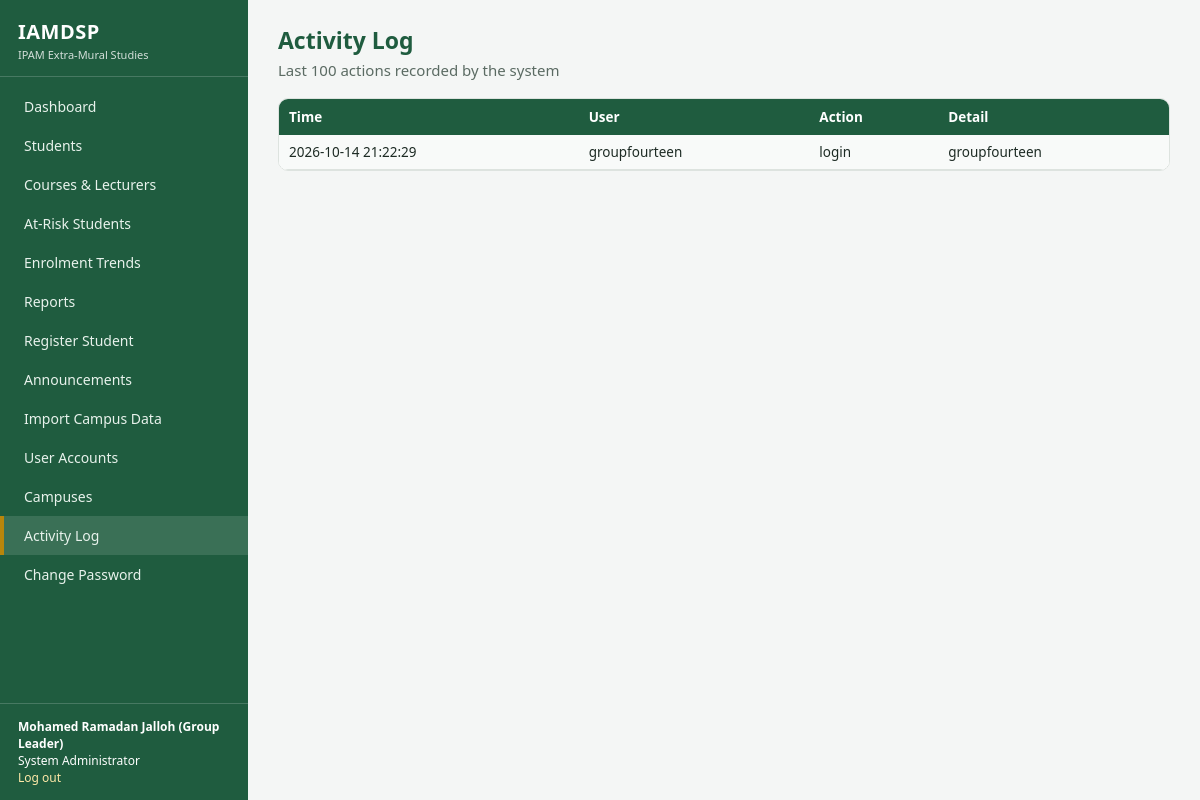
The page /admin/audit (signed in) on the database its author committed.
### tables this page shows
CREATE TABLE users (
    id INTEGER PRIMARY KEY AUTOINCREMENT,
    username TEXT NOT NULL UNIQUE,
    password_hash TEXT NOT NULL,
    full_name TEXT NOT NULL,
    role TEXT NOT NULL CHECK (role IN ('sysadmin','management','coordinator','lecturer','student')),
    campus_id INTEGER REFERENCES campuses(id),
    student_id INTEGER REFERENCES students(id),
    active INTEGER NOT NULL DEFAULT 1
);

CREATE TABLE audit_log (
    id INTEGER PRIMARY KEY AUTOINCREMENT,
    user_id INTEGER,
    action TEXT NOT NULL,
    detail TEXT,
    at TEXT NOT NULL DEFAULT (datetime('now'))
);

### app.py (the view)
@app.route("/admin/audit")
@login_required("sysadmin")
def admin_audit():
    rows = conn().execute("""SELECT a.*, u.username FROM audit_log a LEFT JOIN users u ON u.id=a.user_id ORDER BY a.id DESC LIMIT 100""").fetchall()
    return render_template("admin_audit.html", rows=rows)

### app.py (called while the page is built)
def conn():
    if "db" not in g:
        g.db = db.get_db()
    return g.db

@app.before_request
def load_user():
    g.user = None
    if "uid" in session:
        g.user = conn().execute("SELECT * FROM users WHERE id=? AND active=1", (session["uid"],)).fetchone()
        if g.user is None:
            session.clear()
    if request.method == "POST":
        token = session.get("csrf")
        if not token or token != request.form.get("csrf_token"):
            abort(400, "Invalid form token. Go back, refresh the page and try again.")

@app.context_processor
def inject():
    if "csrf" not in session:
        session["csrf"] = secrets.token_hex(16)
    return {"user": g.get("user"), "role_labels": ROLE_LABELS, "csrf_token": session["csrf"],
            "current_term": config.CURRENT_TERM, "grade": analytics.grade}

def login_required(*roles):
    def deco(fn):
        @wraps(fn)
        def wrapper(*a, **kw):
            if g.user is None:
                return redirect(url_for("login", next=request.path))
            if roles and g.user["role"] not in roles:
                abort(403)
            return fn(*a, **kw)
        return wrapper
    return deco

### db.py (called while the page is built)
def get_db():
    conn = sqlite3.connect(config.DATABASE)
    conn.row_factory = sqlite3.Row
    conn.execute("PRAGMA foreign_keys = ON")
    return conn

### templates/admin_audit.html
{% extends "base.html" %}{% block title %}Activity Log{% endblock %}
{% block content %}<h1>Activity Log</h1><p class="sub">Last 100 actions recorded by the system</p>
<div class="tablewrap"><table><tr><th>Time</th><th>User</th><th>Action</th><th>Detail</th></tr>{% for a in rows %}<tr><td>{{ a.at }}</td><td>{{ a.username or '-' }}</td><td>{{ a.action }}</td><td>{{ a.detail }}</td></tr>{% endfor %}</table></div>{% endblock %}

### templates/base.html (shortened to what this page needs)
<!doctype html><html lang="en"><head><meta charset="utf-8">
<link rel="stylesheet" href="{{ url_for('static', filename='style.css') }}"></head><body>
{% if user %}<div class="layout">
<aside class="sidebar">
 <div class="brand"><b>IAMDSP</b><small>IPAM Extra-Mural Studies</small></div>
 <nav>
  {% set r = user['role'] %}
  {% if r != 'student' %}<a href="{{ url_for('dashboard') }}" class="{{ 'active' if request.endpoint=='dashboard' }}">Dashboard</a>{% endif %}
  {% if r in ('sysadmin','management','coordinator') %}
   <a href="{{ url_for('students') }}" class="{{ 'active' if request.endpoint in ('students','student_detail') }}">Students</a>
   <a href="{{ url_for('courses') }}" class="{{ 'active' if request.endpoint=='courses' }}">Courses &amp; Lecturers</a>
   <a href="{{ url_for('at_risk') }}" class="{{ 'active' if request.endpoint=='at_risk' }}">At-Risk Students</a>
   <a href="{{ url_for('trends') }}" class="{{ 'active' if request.endpoint=='trends' }}">Enrolment Trends</a>
   <a href="{{ url_for('reports') }}" class="{{ 'active' if request.endpoint=='reports' }}">Reports</a>{% endif %}
  {% if r in ('sysadmin','coordinator') %}<a href="{{ url_for('student_new') }}" class="{{ 'active' if request.endpoint=='student_new' }}">Register Student</a>{% endif %}
  <a href="{{ url_for('announcements') }}" class="{{ 'active' if request.endpoint=='announcements' }}">Announcements</a>
  {% if r == 'sysadmin' %}
   <a href="{{ url_for('import_students') }}" class="{{ 'active' if request.endpoint=='import_students' }}">Import Campus Data</a>
   <a href="{{ url_for('admin_users') }}" class="{{ 'active' if request.endpoint=='admin_users' }}">User Accounts</a>
   <a href="{{ url_for('admin_campuses') }}" class="{{ 'active' if request.endpoint=='admin_campuses' }}">Campuses</a>
   <a href="{{ url_for('admin_audit') }}" class="{{ 'active' if request.endpoint=='admin_audit' }}">Activity Log</a>{% endif %}
  <a href="{{ url_for('account') }}">Change Password</a>
 </nav>
 <div class="who"><b>{{ user['full_name'] }}</b><br>{{ role_labels[user['role']] }}<br><a href="{{ url_for('logout') }}">Log out</a></div>
</aside><main class="main">
{% else %}<div>{% endif %}
{% block content %}{% endblock %}
{% if user %}</main></div>{% else %}</div>{% endif %}
</body></html>

### static/style.css (style rules this page uses)
:root { --green:#1f5c3f;--green2:#2d7a55;--gold:#b8860b;--bg:#f4f6f5;--ink:#1d2b24;--line:#dde3df;--red:#b5413a;--amber:#c27a00 }
* { box-sizing:border-box }
body { margin:0;font-family:"Segoe UI",Arial,sans-serif;background:var(--bg);color:var(--ink);font-size:15px }
a { color:var(--green2);text-decoration:none }
.layout { display:flex;min-height:100vh }
.sidebar { width:248px;background:var(--green);color:#fff;padding:0;flex-shrink:0;display:flex;flex-direction:column }
.brand { padding:18px 18px 14px;border-bottom:1px solid rgba(255,255,255,.18) }
.brand b { font-size:20px;letter-spacing:.5px }
.brand small { display:block;opacity:.8;font-size:11px;margin-top:2px }
.sidebar nav { padding:10px 0;flex:1 }
.sidebar nav a { display:block;color:#e8f2ec;padding:10px 20px;font-size:14px;border-left:4px solid transparent }
.sidebar nav a:hover,.sidebar nav a.active { background:rgba(255,255,255,.12);border-left-color:var(--gold);text-decoration:none }
.sidebar .who { padding:14px 18px;border-top:1px solid rgba(255,255,255,.18);font-size:12px }
.sidebar .who a { color:#ffe9a8 }
.main { flex:1;padding:24px 30px;min-width:0 }
h1 { font-size:23px;margin:0 0 4px;color:var(--green) }
.sub { color:#5b6b63;margin:0 0 18px }
table { width:100%;border-collapse:collapse;background:#fff;font-size:13.5px }
th { background:var(--green);color:#fff;text-align:left;padding:9px 10px;font-weight:600 }
td { padding:8px 10px;border-bottom:1px solid var(--line);vertical-align:top }
tr:nth-child(even) td { background:#f8faf9 }
.tablewrap { overflow-x:auto;border:1px solid var(--line);border-radius:10px;background:#fff }

### rows shown on the page
users: full_name "Mohamed Ramadan Jalloh (Group Leader)", role "System Administrator"
audit_log: at "2026-10-14 21:22:29", username "groupfourteen", action "login", detail "groupfourteen"
